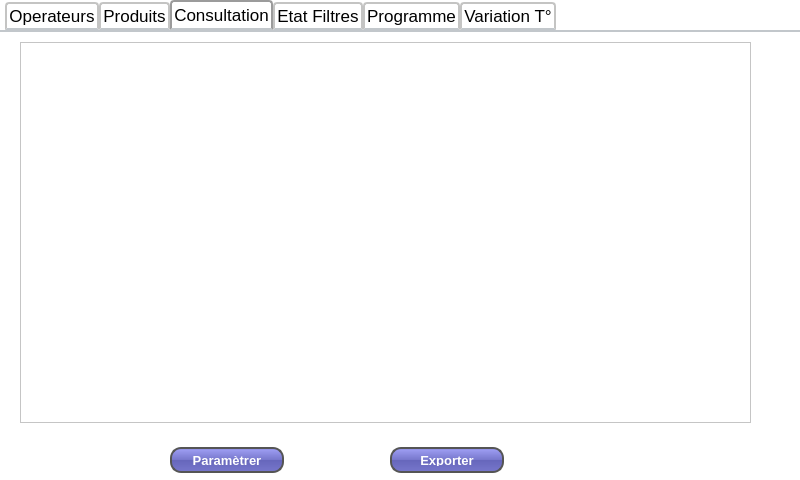
<?xml version="1.0" encoding="UTF-8"?>
<ui version="4.0">
 <class>Admin</class>
 <widget class="QWidget" name="Admin">
  <property name="geometry">
   <rect>
    <x>0</x>
    <y>0</y>
    <width>800</width>
    <height>480</height>
   </rect>
  </property>
  <property name="windowTitle">
   <string>Admin</string>
  </property>
  <property name="styleSheet">
   <string notr="true">#Login {
background: white;
}

QWidget {
background: white;
}


#frame_2 {
border: 3px solid gray;
background: gray
}
#frame{
border: 3px solid gray;
background: gray
}


#groupBox {
border: 3px solid gray;
border-radius: 40px;
background: white;
background: QLinearGradient(x1: 0, y1: 0, x2: 0, y2: 1, stop: 0 #eef, stop: 1 #ccf);
}

#groupBox_2 {
border: 3px solid gray;
border-radius: 40px;
background: white;
background: QLinearGradient(x1: 0, y1: 0, x2: 0, y2: 1, stop: 0 #eef, stop: 1 #ccf);
}

#log {
padding: 1px;
border-style: solid;
border: 2px solid gray;
border-radius: 8px;
}

#pass {
padding: 1px;
border-style: solid;
border: 2px solid gray;
border-radius: 8px;
}

QPushButton {
color: white;
background-color: QLinearGradient( x1: 0, y1: 0, x2: 0, y2: 1, stop: 0 #88d, stop: 0.1 #99e, stop: 0.49 #77c, stop: 0.5 #66b, stop: 1 #77c);
border-width: 1px;
border-color: #339;
border-style: solid;
border-radius: 7;
padding: 3px;
padding-left: 5px;
font-weight: bold;
font-size: 13px;
padding-right: 5px;
min-width: 90px;
max-width: 90px;
min-height: 12px;
max-height: 16px;

border: 2px solid #555;
border-radius: 11px;
padding: 5px;
max-width: 150px;
min-width: 100px;
}

QLineEdit {
padding: 1px;
border-style: solid;
border: 2px solid gray;
border-radius: 8px;
}

 QTabWidget::pane { /* The tab widget frame */
     border-top: 2px solid #C2C7CB;
     position: absolute;
     top: -0.5em;
 }

 QTabWidget::pane { /* The tab widget frame */
     border-top: 2px solid #C2C7CB;
 }
 
 QTabWidget::tab-bar {
     left: 5px; /* move to the right by 5px */
 }

 QTabBar::tab {
     background: qlineargradient(x1: 0, y1: 0, x2: 0, y2: 1,
                                 stop: 0 #E1E1E1, stop: 0.4 #DDDDDD,
                                 stop: 0.5 #D8D8D8, stop: 1.0 #D3D3D3);
     border: 2px solid #C4C4C3;
     border-bottom-color: #C2C7CB; /* same as the pane color */
     border-top-left-radius: 4px;
     border-top-right-radius: 4px;
     min-width: 8ex;
     padding: 2px;
 }
 
 QTabBar::tab:selected, QTabBar::tab:hover {
     background: qlineargradient(x1: 0, y1: 0, x2: 0, y2: 1,
                                 stop: 0 #fafafa, stop: 0.4 #f4f4f4,
                                 stop: 0.5 #e7e7e7, stop: 1.0 #fafafa);
 }
 
 QTabBar::tab:selected {
     border-color: #9B9B9B;
     border-bottom-color: #C2C7CB; /* same as pane color */
 }
 
 QTabBar::tab:!selected {
     margin-top: 2px; /* make non-selected tabs look smaller */
 }

#ajouterProd {
color: white;
background-color: QLinearGradient( x1: 0, y1: 0, x2: 0, y2: 1, stop: 0 #88d, stop: 0.1 #99e, stop: 0.49 #77c, stop: 0.5 #66b, stop: 1 #77c);
border-width: 1px;
border-color: #339;
border-style: solid;
border-radius: 7;
padding: 3px;
padding-left: 5px;
font-weight: bold;
font-size: 13px;
padding-right: 5px;
min-width: 160px;
max-width: 160px;
min-height: 12px;
max-height: 16px;
}

#modifierprod {
color: white;
background-color: QLinearGradient( x1: 0, y1: 0, x2: 0, y2: 1, stop: 0 #88d, stop: 0.1 #99e, stop: 0.49 #77c, stop: 0.5 #66b, stop: 1 #77c);
border-width: 1px;
border-color: #339;
border-style: solid;
border-radius: 7;
padding: 3px;
padding-left: 5px;
font-weight: bold;
font-size: 13px;
padding-right: 5px;
min-width: 160px;
max-width: 160px;
min-height: 12px;
max-height: 16px;
}

#bouton_supprimer {
color: white;
background-color: QLinearGradient( x1: 0, y1: 0, x2: 0, y2: 1, stop: 0 #88d, stop: 0.1 #99e, stop: 0.49 #77c, stop: 0.5 #66b, stop: 1 #77c);
border-width: 1px;
border-color: #339;
border-style: solid;
border-radius: 7;
padding: 3px;
padding-left: 5px;
font-weight: bold;
font-size: 13px;
padding-right: 5px;
min-width: 160px;
max-width: 160px;
min-height: 12px;
max-height: 16px;
}

#ajouter {
color: white;
background-color: QLinearGradient( x1: 0, y1: 0, x2: 0, y2: 1, stop: 0 #88d, stop: 0.1 #99e, stop: 0.49 #77c, stop: 0.5 #66b, stop: 1 #77c);
border-width: 1px;
border-color: #339;
border-style: solid;
border-radius: 7;
padding: 3px;
padding-left: 5px;
font-weight: bold;
font-size: 13px;
padding-right: 5px;
min-width: 160px;
max-width: 160px;
min-height: 12px;
max-height: 16px;
}

#modifier{
color: white;
background-color: QLinearGradient( x1: 0, y1: 0, x2: 0, y2: 1, stop: 0 #88d, stop: 0.1 #99e, stop: 0.49 #77c, stop: 0.5 #66b, stop: 1 #77c);
border-width: 1px;
border-color: #339;
border-style: solid;
border-radius: 7;
padding: 3px;
padding-left: 5px;
font-weight: bold;
font-size: 13px;
padding-right: 5px;
min-width: 160px;
max-width: 160px;
min-height: 12px;
max-height: 16px;
}

#supprimer{
color: white;
background-color: QLinearGradient( x1: 0, y1: 0, x2: 0, y2: 1, stop: 0 #88d, stop: 0.1 #99e, stop: 0.49 #77c, stop: 0.5 #66b, stop: 1 #77c);
border-width: 1px;
border-color: #339;
border-style: solid;
border-radius: 7;
padding: 3px;
padding-left: 5px;
font-weight: bold;
font-size: 13px;
padding-right: 5px;
min-width: 160px;
max-width: 160px;
min-height: 12px;
max-height: 16px;
}

QPushButton#validerEtapes {
color: white;
background-color: gray;
max-width: 20px;
min-width:20px;
min-height:20px;
max-height:20px;
}</string>
  </property>
  <widget class="QTabWidget" name="tab">
   <property name="geometry">
    <rect>
     <x>0</x>
     <y>0</y>
     <width>801</width>
     <height>535</height>
    </rect>
   </property>
   <property name="font">
    <font>
     <pointsize>13</pointsize>
     <weight>50</weight>
     <bold>false</bold>
     <underline>false</underline>
    </font>
   </property>
   <property name="currentIndex">
    <number>2</number>
   </property>
   <widget class="QWidget" name="operateurs">
    <property name="styleSheet">
     <string notr="true"/>
    </property>
    <attribute name="title">
     <string>Operateurs</string>
    </attribute>
    <widget class="QFrame" name="frame_2">
     <property name="geometry">
      <rect>
       <x>240</x>
       <y>80</y>
       <width>311</width>
       <height>261</height>
      </rect>
     </property>
     <property name="frameShape">
      <enum>QFrame::StyledPanel</enum>
     </property>
     <property name="frameShadow">
      <enum>QFrame::Raised</enum>
     </property>
     <widget class="QGroupBox" name="groupBox">
      <property name="geometry">
       <rect>
        <x>60</x>
        <y>10</y>
        <width>191</width>
        <height>241</height>
       </rect>
      </property>
      <property name="title">
       <string/>
      </property>
      <widget class="QPushButton" name="ajouter">
       <property name="geometry">
        <rect>
         <x>10</x>
         <y>50</y>
         <width>172</width>
         <height>24</height>
        </rect>
       </property>
       <property name="font">
        <font>
         <pointsize>-1</pointsize>
         <weight>75</weight>
         <bold>true</bold>
        </font>
       </property>
       <property name="text">
        <string>Ajouter Opérateur</string>
       </property>
      </widget>
      <widget class="QPushButton" name="supprimer">
       <property name="geometry">
        <rect>
         <x>10</x>
         <y>150</y>
         <width>172</width>
         <height>24</height>
        </rect>
       </property>
       <property name="font">
        <font>
         <pointsize>-1</pointsize>
         <weight>75</weight>
         <bold>true</bold>
        </font>
       </property>
       <property name="text">
        <string>Supprimer Opérateur</string>
       </property>
      </widget>
      <widget class="QPushButton" name="modifier">
       <property name="geometry">
        <rect>
         <x>10</x>
         <y>100</y>
         <width>172</width>
         <height>24</height>
        </rect>
       </property>
       <property name="font">
        <font>
         <pointsize>-1</pointsize>
         <weight>75</weight>
         <bold>true</bold>
        </font>
       </property>
       <property name="text">
        <string>Modifier Opérateur </string>
       </property>
      </widget>
     </widget>
    </widget>
    <widget class="QFrame" name="frameDeconnexion">
     <property name="geometry">
      <rect>
       <x>530</x>
       <y>379</y>
       <width>171</width>
       <height>71</height>
      </rect>
     </property>
     <property name="frameShape">
      <enum>QFrame::StyledPanel</enum>
     </property>
     <property name="frameShadow">
      <enum>QFrame::Raised</enum>
     </property>
     <widget class="QWidget" name="verticalLayoutWidget">
      <property name="geometry">
       <rect>
        <x>0</x>
        <y>20</y>
        <width>161</width>
        <height>41</height>
       </rect>
      </property>
      <layout class="QVBoxLayout" name="VLDeconnexion"/>
     </widget>
    </widget>
   </widget>
   <widget class="QWidget" name="produits">
    <attribute name="title">
     <string>Produits</string>
    </attribute>
    <widget class="QFrame" name="frame">
     <property name="geometry">
      <rect>
       <x>240</x>
       <y>80</y>
       <width>311</width>
       <height>261</height>
      </rect>
     </property>
     <property name="frameShape">
      <enum>QFrame::StyledPanel</enum>
     </property>
     <property name="frameShadow">
      <enum>QFrame::Raised</enum>
     </property>
     <widget class="QGroupBox" name="groupBox_2">
      <property name="geometry">
       <rect>
        <x>60</x>
        <y>10</y>
        <width>191</width>
        <height>241</height>
       </rect>
      </property>
      <property name="font">
       <font>
        <pointsize>10</pointsize>
       </font>
      </property>
      <property name="title">
       <string/>
      </property>
      <widget class="QPushButton" name="ajouterProd">
       <property name="geometry">
        <rect>
         <x>10</x>
         <y>50</y>
         <width>172</width>
         <height>24</height>
        </rect>
       </property>
       <property name="maximumSize">
        <size>
         <width>172</width>
         <height>24</height>
        </size>
       </property>
       <property name="font">
        <font>
         <pointsize>-1</pointsize>
         <weight>75</weight>
         <bold>true</bold>
        </font>
       </property>
       <property name="text">
        <string>Ajouter</string>
       </property>
      </widget>
      <widget class="QPushButton" name="modifierprod">
       <property name="geometry">
        <rect>
         <x>10</x>
         <y>100</y>
         <width>172</width>
         <height>24</height>
        </rect>
       </property>
       <property name="font">
        <font>
         <pointsize>-1</pointsize>
         <weight>75</weight>
         <bold>true</bold>
        </font>
       </property>
       <property name="text">
        <string>Modifier</string>
       </property>
      </widget>
      <widget class="QPushButton" name="bouton_supprimer">
       <property name="geometry">
        <rect>
         <x>10</x>
         <y>150</y>
         <width>172</width>
         <height>24</height>
        </rect>
       </property>
       <property name="font">
        <font>
         <pointsize>-1</pointsize>
         <weight>75</weight>
         <bold>true</bold>
        </font>
       </property>
       <property name="text">
        <string>Supprimer</string>
       </property>
      </widget>
     </widget>
    </widget>
   </widget>
   <widget class="QWidget" name="consultation">
    <attribute name="title">
     <string>Consultation</string>
    </attribute>
    <widget class="QTableView" name="tabconsultation">
     <property name="geometry">
      <rect>
       <x>20</x>
       <y>10</y>
       <width>731</width>
       <height>381</height>
      </rect>
     </property>
    </widget>
    <widget class="QPushButton" name="exportproduits">
     <property name="geometry">
      <rect>
       <x>390</x>
       <y>415</y>
       <width>114</width>
       <height>26</height>
      </rect>
     </property>
     <property name="text">
      <string>Exporter</string>
     </property>
    </widget>
    <widget class="QPushButton" name="parametrerbutton">
     <property name="geometry">
      <rect>
       <x>170</x>
       <y>415</y>
       <width>114</width>
       <height>26</height>
      </rect>
     </property>
     <property name="text">
      <string>Paramètrer</string>
     </property>
    </widget>
   </widget>
   <widget class="QWidget" name="tab_2">
    <attribute name="title">
     <string>Etat Filtres</string>
    </attribute>
    <widget class="QPushButton" name="buttonparametrer">
     <property name="geometry">
      <rect>
       <x>170</x>
       <y>415</y>
       <width>114</width>
       <height>26</height>
      </rect>
     </property>
     <property name="text">
      <string>Paramétrer</string>
     </property>
    </widget>
    <widget class="QTableView" name="tabfiltres">
     <property name="geometry">
      <rect>
       <x>150</x>
       <y>10</y>
       <width>621</width>
       <height>381</height>
      </rect>
     </property>
     <property name="font">
      <font>
       <pointsize>11</pointsize>
      </font>
     </property>
    </widget>
    <widget class="QPushButton" name="exporterfiltre">
     <property name="geometry">
      <rect>
       <x>390</x>
       <y>415</y>
       <width>114</width>
       <height>26</height>
      </rect>
     </property>
     <property name="text">
      <string>Exporter</string>
     </property>
    </widget>
    <widget class="QLabel" name="label_4">
     <property name="geometry">
      <rect>
       <x>10</x>
       <y>30</y>
       <width>111</width>
       <height>21</height>
      </rect>
     </property>
     <property name="font">
      <font>
       <pointsize>12</pointsize>
       <weight>75</weight>
       <bold>true</bold>
      </font>
     </property>
     <property name="text">
      <string>Stephan</string>
     </property>
    </widget>
    <widget class="QWidget" name="layoutWidget">
     <property name="geometry">
      <rect>
       <x>10</x>
       <y>60</y>
       <width>127</width>
       <height>187</height>
      </rect>
     </property>
     <layout class="QVBoxLayout" name="verticalLayout_3">
      <item>
       <widget class="QComboBox" name="combostephanfiltres"/>
      </item>
      <item>
       <widget class="QLabel" name="label">
        <property name="palette">
         <palette>
          <active>
           <colorrole role="Button">
            <brush brushstyle="SolidPattern">
             <color alpha="255">
              <red>255</red>
              <green>255</green>
              <blue>255</blue>
             </color>
            </brush>
           </colorrole>
           <colorrole role="Base">
            <brush brushstyle="SolidPattern">
             <color alpha="255">
              <red>255</red>
              <green>255</green>
              <blue>255</blue>
             </color>
            </brush>
           </colorrole>
           <colorrole role="Window">
            <brush brushstyle="SolidPattern">
             <color alpha="255">
              <red>255</red>
              <green>255</green>
              <blue>255</blue>
             </color>
            </brush>
           </colorrole>
          </active>
          <inactive>
           <colorrole role="Button">
            <brush brushstyle="SolidPattern">
             <color alpha="255">
              <red>255</red>
              <green>255</green>
              <blue>255</blue>
             </color>
            </brush>
           </colorrole>
           <colorrole role="Base">
            <brush brushstyle="SolidPattern">
             <color alpha="255">
              <red>255</red>
              <green>255</green>
              <blue>255</blue>
             </color>
            </brush>
           </colorrole>
           <colorrole role="Window">
            <brush brushstyle="SolidPattern">
             <color alpha="255">
              <red>255</red>
              <green>255</green>
              <blue>255</blue>
             </color>
            </brush>
           </colorrole>
          </inactive>
          <disabled>
           <colorrole role="Button">
            <brush brushstyle="SolidPattern">
             <color alpha="255">
              <red>255</red>
              <green>255</green>
              <blue>255</blue>
             </color>
            </brush>
           </colorrole>
           <colorrole role="Base">
            <brush brushstyle="SolidPattern">
             <color alpha="255">
              <red>255</red>
              <green>255</green>
              <blue>255</blue>
             </color>
            </brush>
           </colorrole>
           <colorrole role="Window">
            <brush brushstyle="SolidPattern">
             <color alpha="255">
              <red>255</red>
              <green>255</green>
              <blue>255</blue>
             </color>
            </brush>
           </colorrole>
          </disabled>
         </palette>
        </property>
        <property name="font">
         <font>
          <pointsize>12</pointsize>
          <weight>75</weight>
          <bold>true</bold>
         </font>
        </property>
        <property name="text">
         <string>Période</string>
        </property>
       </widget>
      </item>
      <item>
       <layout class="QVBoxLayout" name="verticalLayout_2">
        <item>
         <widget class="Line" name="line">
          <property name="orientation">
           <enum>Qt::Horizontal</enum>
          </property>
         </widget>
        </item>
        <item>
         <widget class="QLabel" name="label_2">
          <property name="palette">
           <palette>
            <active>
             <colorrole role="Button">
              <brush brushstyle="SolidPattern">
               <color alpha="255">
                <red>255</red>
                <green>255</green>
                <blue>255</blue>
               </color>
              </brush>
             </colorrole>
             <colorrole role="Base">
              <brush brushstyle="SolidPattern">
               <color alpha="255">
                <red>255</red>
                <green>255</green>
                <blue>255</blue>
               </color>
              </brush>
             </colorrole>
             <colorrole role="Window">
              <brush brushstyle="SolidPattern">
               <color alpha="255">
                <red>255</red>
                <green>255</green>
                <blue>255</blue>
               </color>
              </brush>
             </colorrole>
            </active>
            <inactive>
             <colorrole role="Button">
              <brush brushstyle="SolidPattern">
               <color alpha="255">
                <red>255</red>
                <green>255</green>
                <blue>255</blue>
               </color>
              </brush>
             </colorrole>
             <colorrole role="Base">
              <brush brushstyle="SolidPattern">
               <color alpha="255">
                <red>255</red>
                <green>255</green>
                <blue>255</blue>
               </color>
              </brush>
             </colorrole>
             <colorrole role="Window">
              <brush brushstyle="SolidPattern">
               <color alpha="255">
                <red>255</red>
                <green>255</green>
                <blue>255</blue>
               </color>
              </brush>
             </colorrole>
            </inactive>
            <disabled>
             <colorrole role="Button">
              <brush brushstyle="SolidPattern">
               <color alpha="255">
                <red>255</red>
                <green>255</green>
                <blue>255</blue>
               </color>
              </brush>
             </colorrole>
             <colorrole role="Base">
              <brush brushstyle="SolidPattern">
               <color alpha="255">
                <red>255</red>
                <green>255</green>
                <blue>255</blue>
               </color>
              </brush>
             </colorrole>
             <colorrole role="Window">
              <brush brushstyle="SolidPattern">
               <color alpha="255">
                <red>255</red>
                <green>255</green>
                <blue>255</blue>
               </color>
              </brush>
             </colorrole>
            </disabled>
           </palette>
          </property>
          <property name="font">
           <font>
            <pointsize>12</pointsize>
            <weight>75</weight>
            <bold>true</bold>
           </font>
          </property>
          <property name="text">
           <string>Début</string>
          </property>
         </widget>
        </item>
        <item>
         <widget class="QDateEdit" name="datedebutfiltres"/>
        </item>
        <item>
         <widget class="QLabel" name="label_3">
          <property name="font">
           <font>
            <pointsize>12</pointsize>
            <weight>75</weight>
            <bold>true</bold>
           </font>
          </property>
          <property name="text">
           <string>Fin</string>
          </property>
         </widget>
        </item>
        <item>
         <widget class="QDateEdit" name="datefinfiltres"/>
        </item>
       </layout>
      </item>
     </layout>
    </widget>
   </widget>
   <widget class="QWidget" name="tab_3">
    <attribute name="title">
     <string>Programme</string>
    </attribute>
    <widget class="QFrame" name="frame_3">
     <property name="geometry">
      <rect>
       <x>220</x>
       <y>20</y>
       <width>291</width>
       <height>61</height>
      </rect>
     </property>
     <property name="styleSheet">
      <string notr="true">color: white;
font-size: 12px;
font-weight: bold;
background-color: qlineargradient(spread:pad, x1:1, y1:0.977273, x2:1, y2:0, stop:0 rgba(101, 101, 101, 255), stop:1 rgba(255, 255, 255, 255));</string>
     </property>
     <property name="frameShape">
      <enum>QFrame::StyledPanel</enum>
     </property>
     <property name="frameShadow">
      <enum>QFrame::Raised</enum>
     </property>
     <widget class="QComboBox" name="comboProgrammes">
      <property name="geometry">
       <rect>
        <x>30</x>
        <y>10</y>
        <width>231</width>
        <height>41</height>
       </rect>
      </property>
     </widget>
    </widget>
    <widget class="QTableView" name="tableProgramme">
     <property name="geometry">
      <rect>
       <x>10</x>
       <y>90</y>
       <width>781</width>
       <height>321</height>
      </rect>
     </property>
    </widget>
    <widget class="QPushButton" name="validerProgramme">
     <property name="geometry">
      <rect>
       <x>650</x>
       <y>420</y>
       <width>114</width>
       <height>26</height>
      </rect>
     </property>
     <property name="text">
      <string>Valider</string>
     </property>
    </widget>
   </widget>
   <widget class="QWidget" name="tab_4">
    <attribute name="title">
     <string>Variation T°</string>
    </attribute>
    <widget class="QFrame" name="frameCourbe">
     <property name="geometry">
      <rect>
       <x>140</x>
       <y>20</y>
       <width>631</width>
       <height>391</height>
      </rect>
     </property>
     <property name="frameShape">
      <enum>QFrame::StyledPanel</enum>
     </property>
     <property name="frameShadow">
      <enum>QFrame::Raised</enum>
     </property>
    </widget>
    <widget class="QWidget" name="layoutWidget_2">
     <property name="geometry">
      <rect>
       <x>20</x>
       <y>30</y>
       <width>118</width>
       <height>103</height>
      </rect>
     </property>
     <layout class="QVBoxLayout" name="verticalLayout_4">
      <item>
       <widget class="Line" name="line_2">
        <property name="orientation">
         <enum>Qt::Horizontal</enum>
        </property>
       </widget>
      </item>
      <item>
       <widget class="QLabel" name="label_5">
        <property name="palette">
         <palette>
          <active>
           <colorrole role="Button">
            <brush brushstyle="SolidPattern">
             <color alpha="255">
              <red>255</red>
              <green>255</green>
              <blue>255</blue>
             </color>
            </brush>
           </colorrole>
           <colorrole role="Base">
            <brush brushstyle="SolidPattern">
             <color alpha="255">
              <red>255</red>
              <green>255</green>
              <blue>255</blue>
             </color>
            </brush>
           </colorrole>
           <colorrole role="Window">
            <brush brushstyle="SolidPattern">
             <color alpha="255">
              <red>255</red>
              <green>255</green>
              <blue>255</blue>
             </color>
            </brush>
           </colorrole>
          </active>
          <inactive>
           <colorrole role="Button">
            <brush brushstyle="SolidPattern">
             <color alpha="255">
              <red>255</red>
              <green>255</green>
              <blue>255</blue>
             </color>
            </brush>
           </colorrole>
           <colorrole role="Base">
            <brush brushstyle="SolidPattern">
             <color alpha="255">
              <red>255</red>
              <green>255</green>
              <blue>255</blue>
             </color>
            </brush>
           </colorrole>
           <colorrole role="Window">
            <brush brushstyle="SolidPattern">
             <color alpha="255">
              <red>255</red>
              <green>255</green>
              <blue>255</blue>
             </color>
            </brush>
           </colorrole>
          </inactive>
          <disabled>
           <colorrole role="Button">
            <brush brushstyle="SolidPattern">
             <color alpha="255">
              <red>255</red>
              <green>255</green>
              <blue>255</blue>
             </color>
            </brush>
           </colorrole>
           <colorrole role="Base">
            <brush brushstyle="SolidPattern">
             <color alpha="255">
              <red>255</red>
              <green>255</green>
              <blue>255</blue>
             </color>
            </brush>
           </colorrole>
           <colorrole role="Window">
            <brush brushstyle="SolidPattern">
             <color alpha="255">
              <red>255</red>
              <green>255</green>
              <blue>255</blue>
             </color>
            </brush>
           </colorrole>
          </disabled>
         </palette>
        </property>
        <property name="font">
         <font>
          <pointsize>12</pointsize>
          <weight>75</weight>
          <bold>true</bold>
         </font>
        </property>
        <property name="text">
         <string>Début</string>
        </property>
       </widget>
      </item>
      <item>
       <widget class="QDateEdit" name="datedebuttemperature"/>
      </item>
      <item>
       <widget class="QLabel" name="label_6">
        <property name="font">
         <font>
          <pointsize>12</pointsize>
          <weight>75</weight>
          <bold>true</bold>
         </font>
        </property>
        <property name="text">
         <string>Fin</string>
        </property>
       </widget>
      </item>
      <item>
       <widget class="QDateEdit" name="datefintemperature"/>
      </item>
     </layout>
    </widget>
    <widget class="QPushButton" name="buttonparametrertemp">
     <property name="geometry">
      <rect>
       <x>430</x>
       <y>420</y>
       <width>114</width>
       <height>26</height>
      </rect>
     </property>
     <property name="text">
      <string>Paramétrer</string>
     </property>
    </widget>
   </widget>
  </widget>
 </widget>
 <layoutdefault spacing="6" margin="11"/>
 <resources/>
 <connections/>
</ui>
